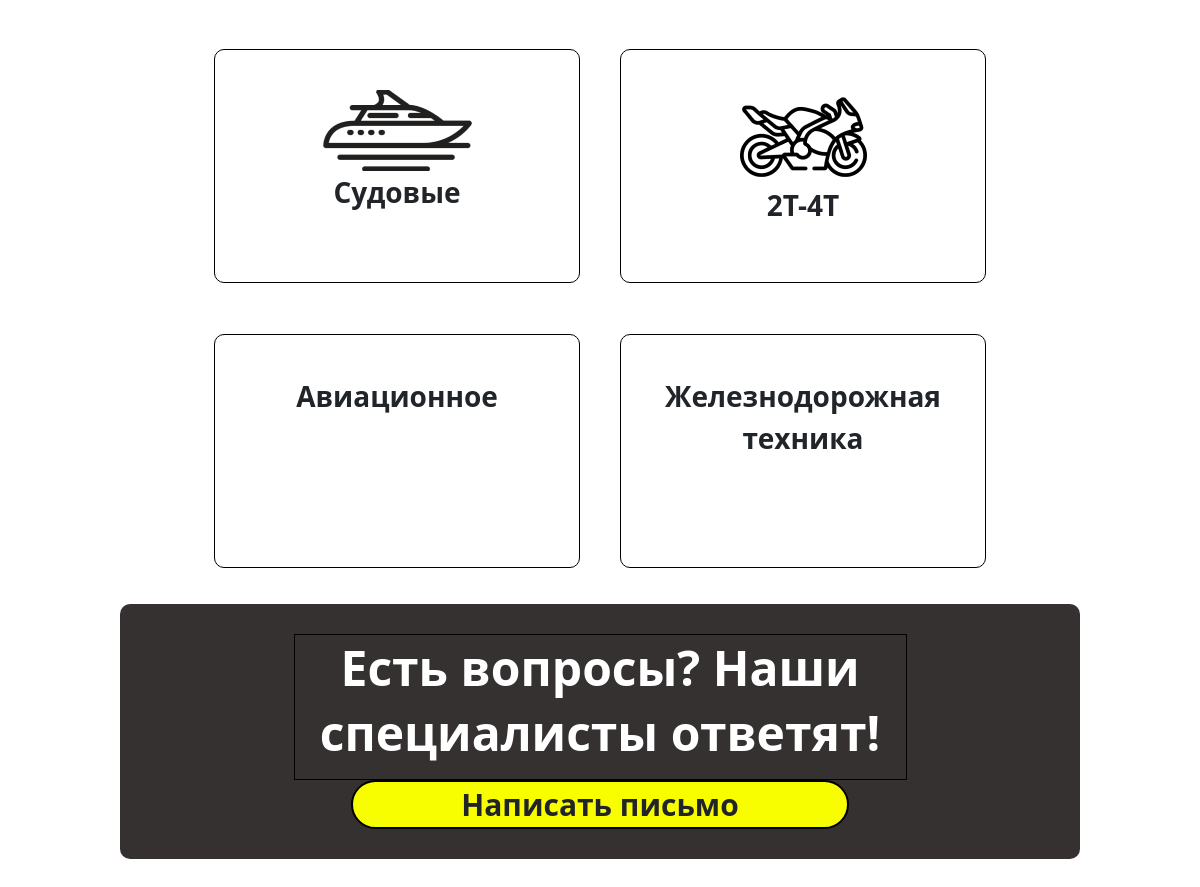
The app's page / (middle part), older data.
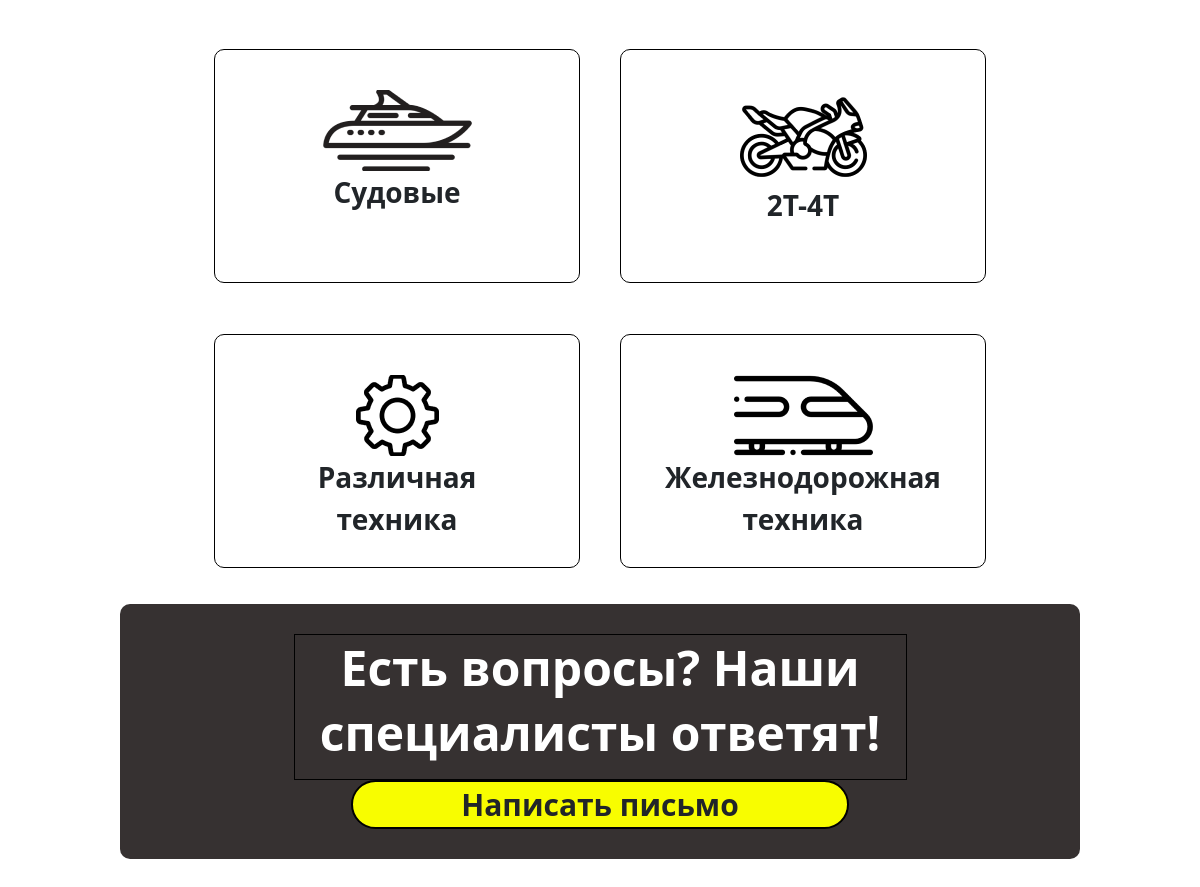
The same page, newer data.
### shop/models.py (models this page shows)
class CategoryImage(models.Model):
    categories = models.ForeignKey(Category, on_delete=models.CASCADE)
    img = models.ImageField(upload_to='shop/img/categories')

class Category(models.Model):
    name = models.CharField(max_length=200)
    slug = models.SlugField()
    def __str__(self):
        return self.name
    def get_url(self):
        return reverse('assortment-by-category', args=[self.slug])

### shop/views.py (the view)
# urls.py: path('', views.show_categories, name='assortment'),
def show_categories(request):
    categories = Category.objects.all()
    data = {
        'categories': categories,
    }
    return render(request, 'shop/categories.html', data)

### cart/cart.py (called while the page is built)
    def __len__(self):
        return sum(item['quantity'] for item in self.cart.values())

### cart/context_processors.py (called while the page is built)
def cart(request):
    return {'cart': Cart(request)}

### shop/templates/shop/categories.html (shortened to what this page needs)
{% extends 'shop/base.html' %}
{% block content %}
    <div class="category_container">
        <div class="category_body">
            {% for category in categories %}
                <a class="category" href="{{ category.get_url }}">
                    {% for catimg in category.categoryimage_set.all %}
                        <img src='{{ catimg.img.url }}' alt="">
                    {% endfor %}
                    <p>{{ category }}</p>
                </a>
            {% endfor %}
        </div>
    </div>
    <div class="ask">
        <div class="ask_body">
            <div class="ask_sentence">
                <p>Есть вопросы? Наши специалисты ответят!</p>
            </div>
                <a class="ask_button" href="{% url 'contacts' %}">Написать письмо</a>
        </div>
    </div>
{% endblock %}

### shop/templates/shop/base.html (shortened to what this page needs)
{% load static %}
<!DOCTYPE html>
<html lang="en">
<head>
    <link rel="stylesheet" href="{% static 'shop/css/reset.css' %}">
    <link rel="stylesheet" href="{% static 'shop/css/bootstrap.min.css' %}">
    <link rel="stylesheet" href="{% static 'shop/css/style.css' %}">
    <link rel="stylesheet"
          href="https://cdn.jsdelivr.net/npm/@fortawesome/fontawesome-free@6.2.1/css/fontawesome.min.css"
>
</head>
<body>
<div class="main-content">
    {% block content %}
    {% endblock %}
</div>
</body>
</html>

### shop/static/shop/css/style.css (style rules this page uses)
html { position: relative; min-height: 100%; }
body { height: 100%; margin-right: 0; }
a { color: inherit; text-decoration: none; }
.main-content { padding-top: 250px; }
.category_container { width: 100%; display: flex; align-items: center; justify-content: center; }
.category_body { width: 90%; display: flex; align-items: center; justify-content: center; flex-wrap: wrap; }
.category { width: 366px; height: 234px; display: block; border: 1px solid black; border-radius: 10px; margin: 15px 20px 36px 20px; text-align: center; font-size: 28px; font-weight: bold; padding: 40px 40px 74px 40px; }
.category p { display: flex; align-items: center; justify-content: center; }
.ask { width: 100%; display: flex; justify-content: center; align-items: center; margin-bottom: 30px; }
.ask_body { width: 80%; max-height: 100%; padding: 30px; display: flex; align-items: center; justify-content: center; flex-wrap: wrap; background: #363131; border-radius: 10px; }
.ask_body div { margin: 0 25px 0 25px; }
.ask_sentence { border: 1px solid black; width: 613px; line-height: 65px; }
.ask_sentence p { color: #fff; font-size: 4vw; font-weight: bold; }
.ask_button { width: 498px; max-width: 100%; max-height: 100%; background: #F8FD00; border: 2px solid #000000; border-radius: 40px; font-size: 2.5vw; font-weight: bold; text-align: center; display: flex; justify-content: center; align-items: center; }
@media screen and (max-width: 1464px) { .ask_body { justify-content: center; } }
@media screen and (max-width: 1464px) { .ask_sentence { text-align: center; } }

Row changes from the older to the newer data that the page shows:
removed Category: name "Авиационное"
added Category: name "Различная техника"
added CategoryImage: img (picture), shown under Category "Различная техника"
added CategoryImage: img (picture), shown under Category "Железнодорожная техника"
